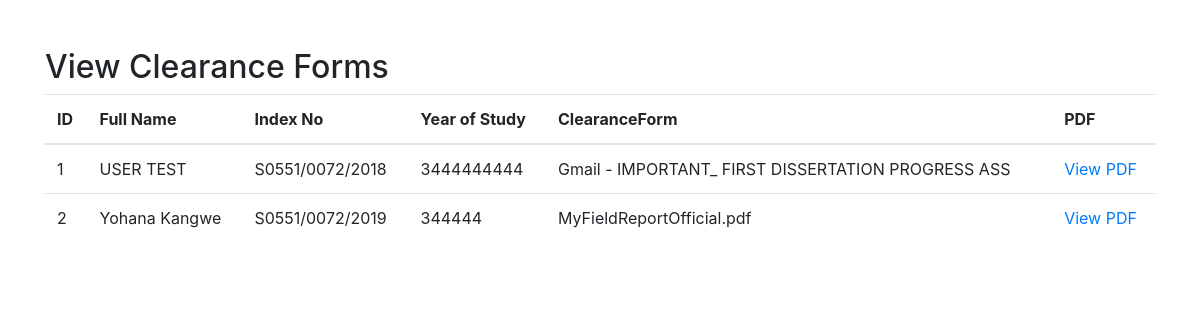
/allclearanceForms.php, run on the app's committed database.
### tables this page shows
CREATE TABLE `clearance_forms` (
  `id` int(11) NOT NULL,
  `fullName` varchar(50) NOT NULL,
  `indexNo` varchar(50) NOT NULL,
  `yearOfStudy` varchar(50) NOT NULL,
  `file_upload` varchar(50) NOT NULL,
  `description` varchar(255) NOT NULL,
  `created_at` timestamp NOT NULL DEFAULT current_timestamp() ON UPDATE current_timestamp()
);

### allclearanceForms.php (the view, shortened to what this page needs)
<?php
include("./connection/include.php");
?>
<!DOCTYPE html>
<html lang="en">
<head>
    <link href="https://stackpath.bootstrapcdn.com/bootstrap/4.5.2/css/bootstrap.min.css" rel="stylesheet">
</head>
<body>
    <div class="container mt-5">
        <h2>View Clearance Forms</h2>
        <table class="table">
            <thead>
                <tr>
                    <th>ID</th>
                    <th>Full Name</th>
                    <th>Index No</th>
                    <th>Year of Study</th>
                    <th>ClearanceForm</th>
                    <th>PDF</th>
                </tr>
            </thead>
            <tbody>
                <?php
                $sql = "SELECT * FROM clearance_forms";
                $result = $connect->query($sql);
                if ($result->num_rows > 0) {
                    while($row = $result->fetch_assoc()) {
                        echo "<tr>
                                <td>".$row["id"]."</td>
                                <td>".$row["fullName"]."</td>
                                <td>".$row["indexNo"]."</td>
                                <td>".$row["yearOfStudy"]."</td>
                                 <td>".$row["file_upload"]."</td>
                                <td><a href='uploads/".$row["file_upload"]."' target='_blank'>View PDF</a></td>
                            </tr>";
                    }
                } else {
                    echo "<tr><td colspan='5'>No records found</td></tr>";
                }
                ?>
            </tbody>
        </table>
    </div>
</body>
</html>

### data on the page
clearance_forms: id "1", fullName "USER TEST", indexNo "S0551/0072/2018", yearOfStudy "3444444444", file_upload "Gmail - IMPORTANT_ FIRST DISSERTATION PROGRESS ASS"
clearance_forms: id "2", fullName "Yohana Kangwe", indexNo "S0551/0072/2019", yearOfStudy "344444", file_upload "MyFieldReportOfficial.pdf"
